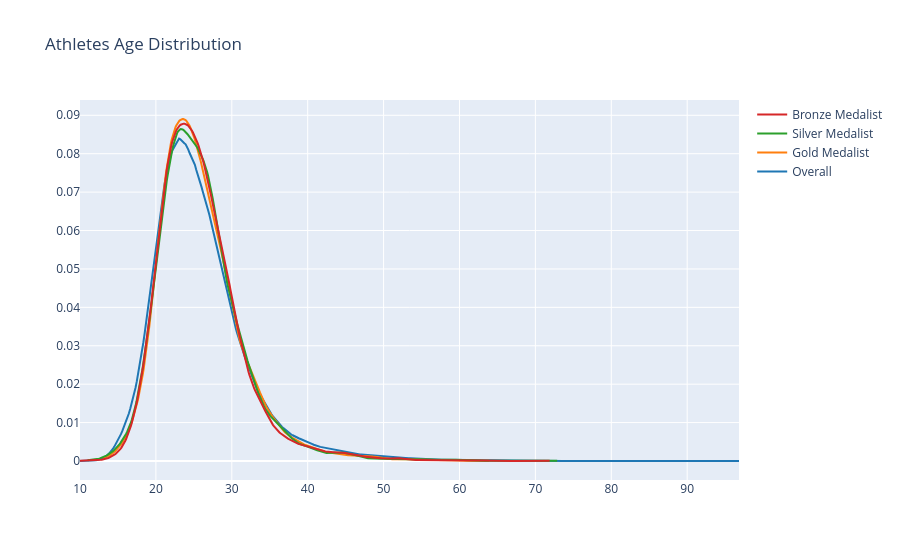

Here is the notebook cell this chart was saved with:
### Code cell
import plotly.figure_factory as ff

fig = ff.create_distplot(
    [x1,x2,x3,x4], 
    ['Overall','Gold Medalist','Silver Medalist','Bronze Medalist'], 
    show_hist=False,
    show_rug=False,
)

fig.update_layout(title="Athletes Age Distribution")
fig.show()

### Figure 1 — Plotly figure (JSON) as saved in the notebook; plotly's stock layout.template omitted (floating-point values rounded to 4 significant figures; data arrays with more than 128 entries replaced by an {"elided": "..."} marker saying what was removed)
{"data": [{"legendgroup": "Overall", "marker": {"color": "rgb(31, 119, 180)"}, "mode": "lines", "name": "Overall", "showlegend": true, "type": "scatter", "x": {"elided": "500 float values"}, "xaxis": "x", "y": {"elided": "500 float values"}, "yaxis": "y"}, {"legendgroup": "Gold Medalist", "marker": {"color": "rgb(255, 127, 14)"}, "mode": "lines", "name": "Gold Medalist", "showlegend": true, "type": "scatter", "x": {"elided": "500 float values"}, "xaxis": "x", "y": {"elided": "500 float values"}, "yaxis": "y"}, {"legendgroup": "Silver Medalist", "marker": {"color": "rgb(44, 160, 44)"}, "mode": "lines", "name": "Silver Medalist", "showlegend": true, "type": "scatter", "x": {"elided": "500 float values"}, "xaxis": "x", "y": {"elided": "500 float values"}, "yaxis": "y"}, {"legendgroup": "Bronze Medalist", "marker": {"color": "rgb(214, 39, 40)"}, "mode": "lines", "name": "Bronze Medalist", "showlegend": true, "type": "scatter", "x": {"elided": "500 float values"}, "xaxis": "x", "y": {"elided": "500 float values"}, "yaxis": "y"}], "layout": {"barmode": "overlay", "hovermode": "closest", "legend": {"traceorder": "reversed"}, "title": {"text": "Athletes Age Distribution"}, "xaxis": {"anchor": "y2", "domain": [0, 1], "zeroline": false}, "yaxis": {"anchor": "free", "domain": [0, 1], "position": 0}}}
